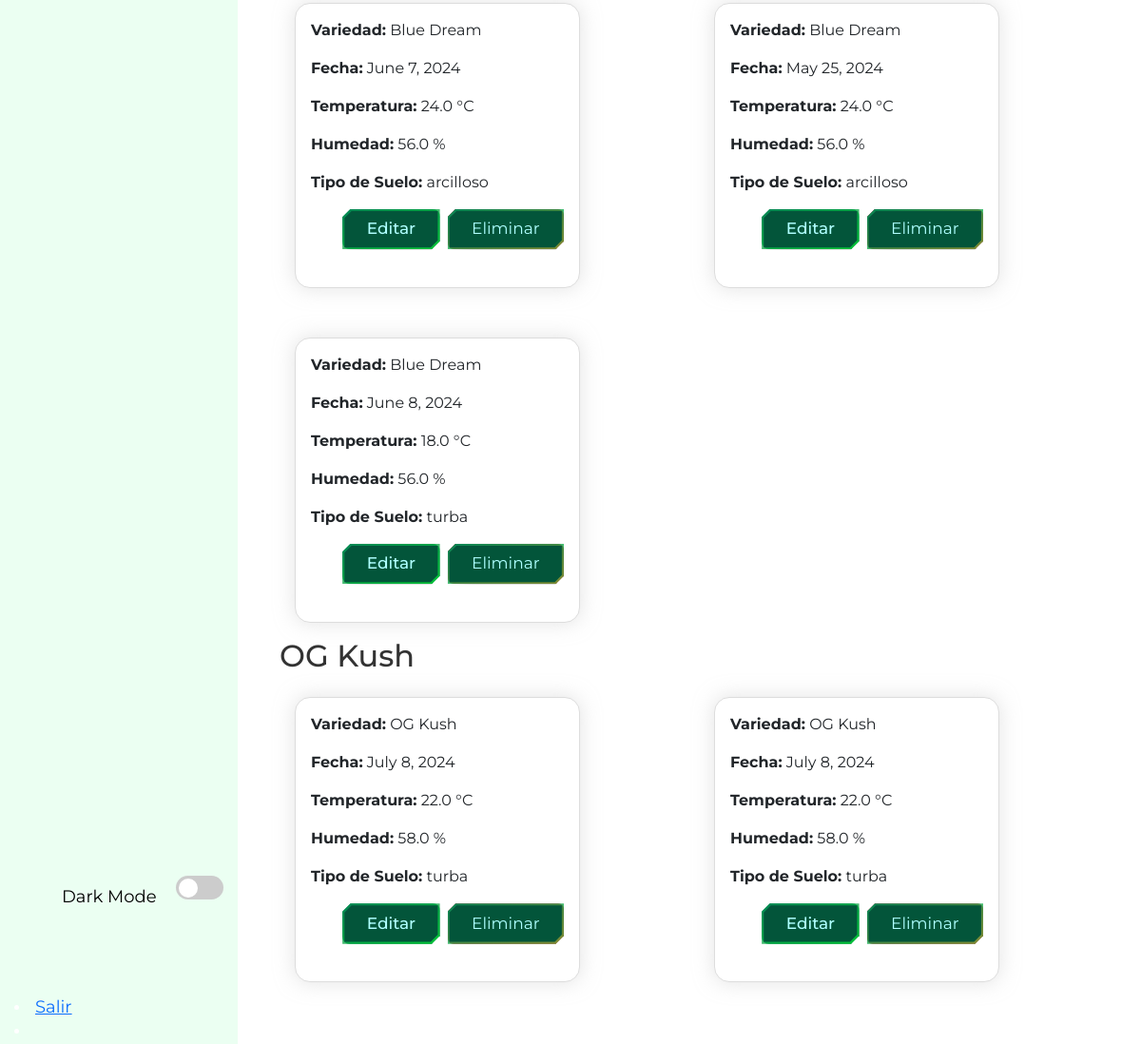
The app's page /condiciones/ (signed in, lower part), older data.
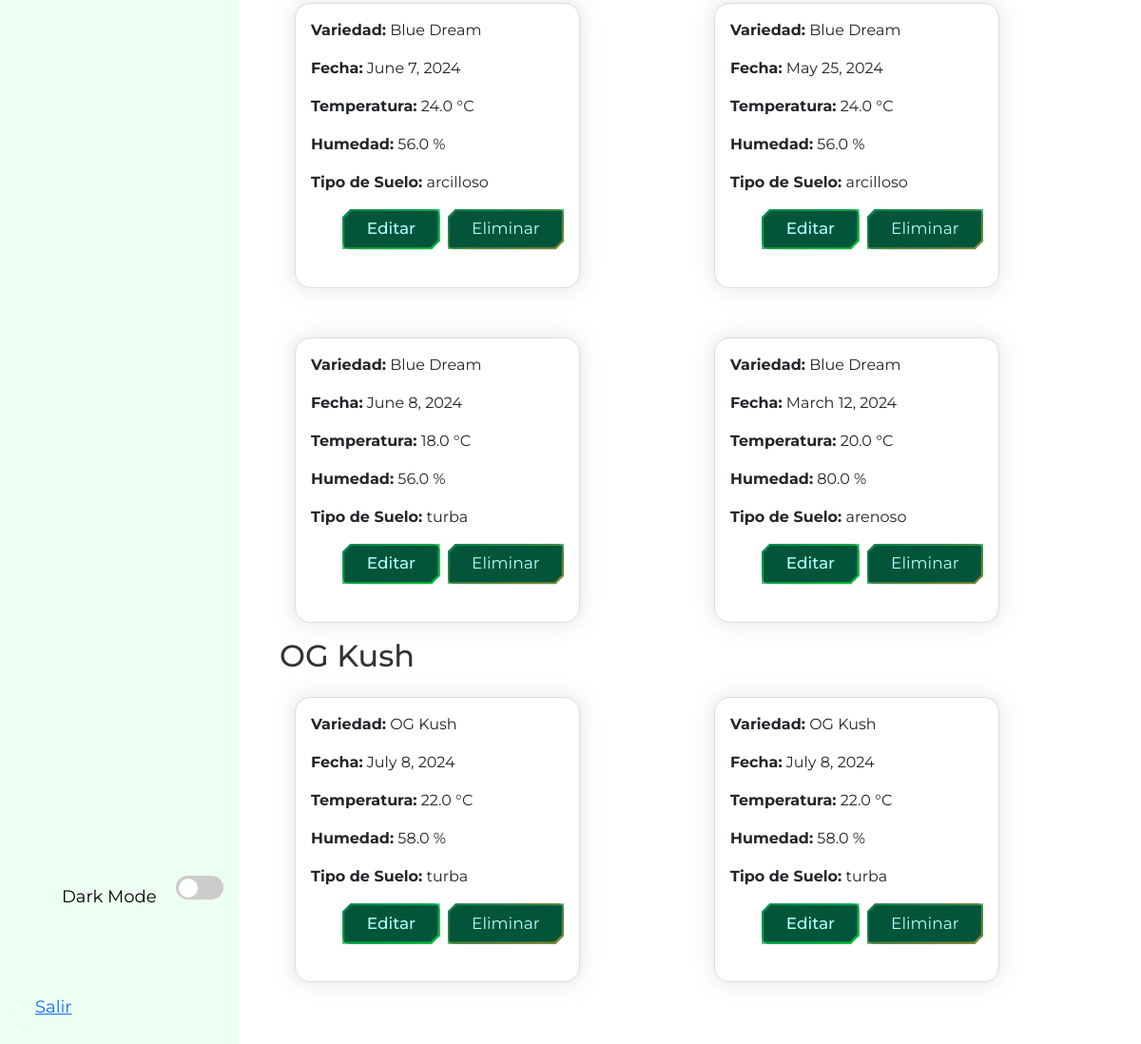
The same page, newer data.
### core/models.py (models this page shows, shortened)
class CondicionesCultivo(models.Model):
    variedad = models.ForeignKey(Variedad, on_delete=models.CASCADE, related_name='condiciones')
    registro_fecha = models.DateField()
    temperatura = models.FloatField()
    humedad = models.FloatField()
    tipo_suelo = models.CharField(max_length=100, choices=[
        ('arcilloso', 'Arcilloso: Alta proporción de arcilla, retiene agua y nutrientes.'),
        ('arenoso', 'Arenoso: Mucha arena, muy permeable, retiene menos agua y nutrientes.'),
        ('limoso', 'Limoso: Textura suave, retiene agua y nutrientes.'),
        ('humifero', 'Humífero: Rico en materia orgánica y nutrientes, muy fértil.'),
        ('calcareo', 'Calcáreo: Alto contenido de calcio, afecta el pH del suelo.'),
        ('salino', 'Salino: Concentraciones altas de sales solubles, perjudicial para cultivos.'),
        ('turba', 'Turba: Suelo orgánico de descomposición vegetal.'),
    ])
    ph_suelo = models.FloatField(default=7.0)
    nutrientes = models.CharField(max_length=100, default='normal')
    iluminacion = models.FloatField(default=0.0)
    temperatura_suelo = models.FloatField(default=0.0)
    humedad_suelo = models.FloatField(default=0.0)
    temperatura_ambiente = models.FloatField(default=0.0)
    humedad_ambiente = models.FloatField(default=0.0)
    concentracion_co2 = models.FloatField(default=400.0)
    ventilacion = models.CharField(max_length=100, default='normal')
    oxigeno_suelo = models.FloatField(default=0.0)
    calidad_agua_ph = models.FloatField(default=6.0)
    calidad_agua_cloro = models.FloatField(default=0.0)

class Variedad(models.Model):
    nombre = models.CharField(max_length=100)
    descripcion = models.TextField()
    user = models.ForeignKey(User, on_delete=models.CASCADE, default=None)  # Valor predeterminado a None

### core/views.py (the view)
# urls.py: path('condiciones/', views.todas_condiciones_cultivo, name='todas_condiciones_cultivo'),
@login_required
def todas_condiciones_cultivo(request):
    variedades = Variedad.objects.filter(user=request.user)
    condiciones = CondicionesCultivo.objects.filter(variedad__in=variedades)
    return render(request, 'core/condiciones_cultivo.html', {'condiciones': condiciones})

### core/templates/core/condiciones_cultivo.html (shortened to what this page needs)
{% extends 'core/base.html' %}
{% load static %}
{% block content %}
    <div class="container my-5">
        {% regroup condiciones by variedad as grouped_condiciones %}
        {% for group in grouped_condiciones %}
        <div class="variedad-group">
            <h2 class="variedad-nombre">{{ group.grouper.nombre }}</h2>
            <div class="card-cont">
                {% for condicion in group.list %}
                <div class="card cultivo-card">
                    <div class="card-body">
                        <p><strong>Variedad:</strong> {{ condicion.variedad.nombre }}</p>
                        <p><strong>Fecha:</strong> {{ condicion.registro_fecha }}</p>
                        <p><strong>Temperatura:</strong> {{ condicion.temperatura }} °C</p>
                        <p><strong>Humedad:</strong> {{ condicion.humedad }} %</p>
                        <p><strong>Tipo de Suelo:</strong> {{ condicion.tipo_suelo }}</p>
                        <div class="d-flex justify-content-end">
                            <a href="{% url 'condiciones_cultivo_update' condicion.variedad.pk condicion.pk %}" class="btn btn-primary me-2">Editar</a>
                            <button type="button" class="btn btn-danger" data-toggle="modal" data-target="#modalEliminarCondicion{{ condicion.pk }}">
                                Eliminar
                            </button>
                        </div>
                    </div>
                </div>
                {% endfor %}
            </div>
        </div>
        {% endfor %}
    </div>
{% endblock %}

Row changes from the older to the newer data that the page shows:
added CondicionesCultivo: variedad.nombre "Blue Dream", registro_fecha "March 12, 2024", temperatura "20.0", humedad "80.0", tipo_suelo "arenoso", shown under Variedad (number 1 of 2 on the later page)
